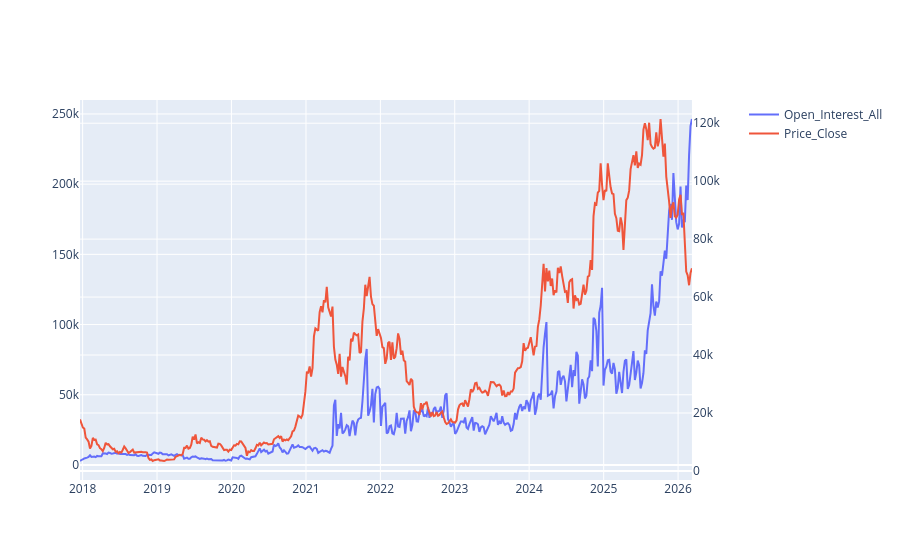

The code cell stored with this chart in its notebook:
### Code cell
from plotly.subplots import make_subplots
fig = make_subplots(specs=[[{"secondary_y": True}]])
fig.add_trace(go.Scatter(x = processed_cot_1.index, y = processed_cot_1['Open_Interest_All'], name= 'Open_Interest_All'))
fig.add_trace(go.Scatter(x = processed_cot_1.index, y = processed_cot_1['Price_Close'], name= 'Price_Close'), secondary_y= True)
fig

### Figure 1 — Plotly figure (JSON) as saved in the notebook; plotly's stock layout.template omitted (floating-point values rounded to 4 significant figures; data arrays with more than 128 entries replaced by an {"elided": "..."} marker saying what was removed)
{"data": [{"name": "Open_Interest_All", "type": "scatter", "x": {"elided": "425 str values"}, "y": {"elided": "425 int values"}}, {"name": "Price_Close", "type": "scatter", "x": {"elided": "425 str values"}, "xaxis": "x", "y": {"elided": "425 float values"}, "yaxis": "y2"}], "layout": {"xaxis": {"anchor": "y", "domain": [0, 0.94]}, "yaxis": {"anchor": "x", "domain": [0, 1]}, "yaxis2": {"anchor": "x", "overlaying": "y", "side": "right"}}}
